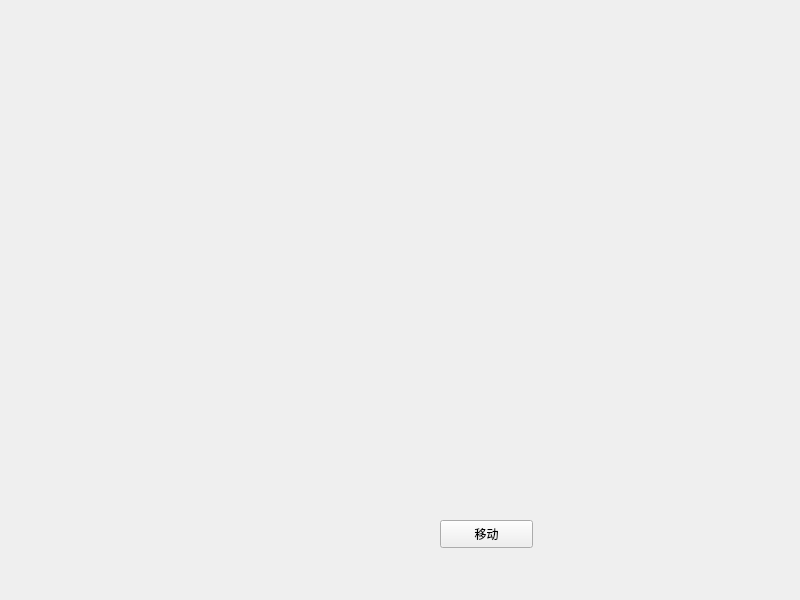
<?xml version="1.0" encoding="UTF-8"?>
<ui version="4.0">
 <class>Widget</class>
 <widget class="QWidget" name="Widget">
  <property name="geometry">
   <rect>
    <x>0</x>
    <y>0</y>
    <width>800</width>
    <height>600</height>
   </rect>
  </property>
  <property name="windowTitle">
   <string>Widget</string>
  </property>
  <widget class="QPushButton" name="pushButton">
   <property name="geometry">
    <rect>
     <x>440</x>
     <y>520</y>
     <width>93</width>
     <height>28</height>
    </rect>
   </property>
   <property name="text">
    <string>移动</string>
   </property>
  </widget>
 </widget>
 <resources/>
 <connections/>
</ui>
